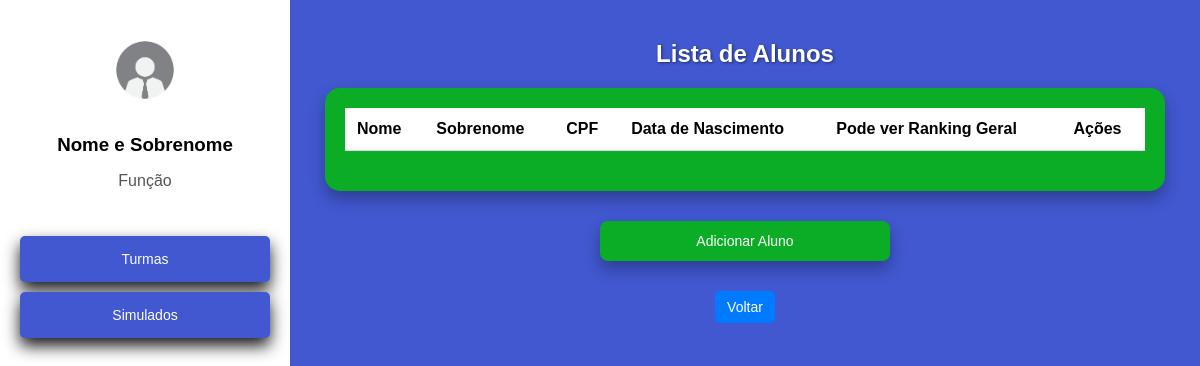
/cadastros/turmas/34/alunos/ (signed in), run on an earlier commit of the app's database.
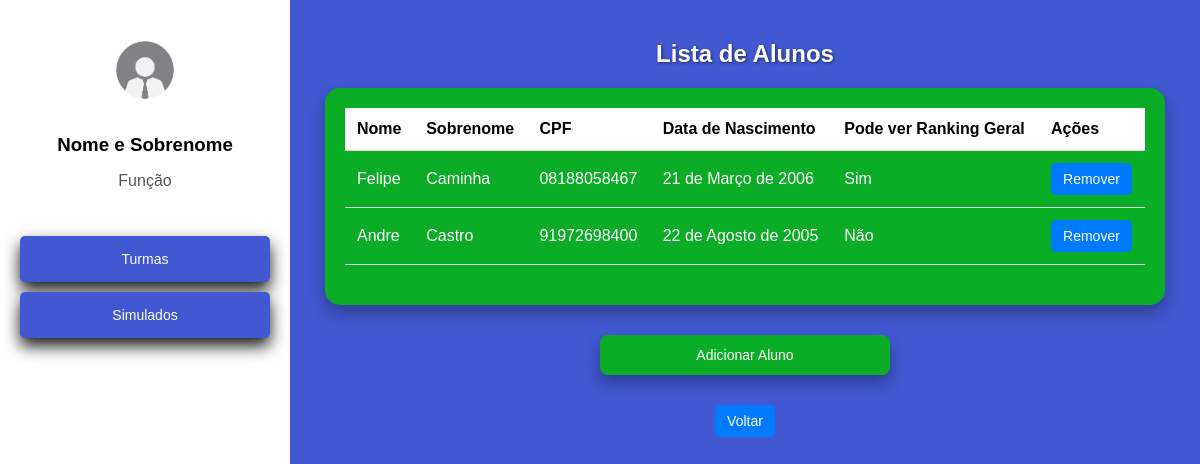
And on a later commit of the database.
### cadastros/models.py (models this page shows, shortened)
class Aluno(models.Model):
    user = models.OneToOneField(User, on_delete=models.CASCADE, null=True)
    nome = models.CharField(max_length=50)
    sobrenome = models.CharField(max_length=50)
    cpf = models.CharField(max_length=11, unique=True)
    data_nascimento = models.DateField()
    idade_em_dias = models.PositiveIntegerField(editable=False)
    turma = models.ForeignKey('Turma', on_delete=models.CASCADE, related_name='alunos')
    is_ver_geral = models.BooleanField(default=False, verbose_name="Permissão para Visualizar Ranking Geral")

### cadastros/views.py (the view, shortened to what this page needs)
# urls.py: path('turmas/<int:turma_id>/alunos/', AlunoView.as_view(), name='alunos'),
class AlunoView(LoginRequiredMixin, View):
    login_url = '/login/'
    template_name_list = 'alunos.html'
    template_name_add = 'adicionar_aluno.html'
    def get(self, request, turma_id=None):
        if request.path.endswith('adicionar/'):
            return render(request, self.template_name_add, {'turma_id': turma_id})
        elif turma_id:
            alunos = AlunoMediator.listar_alunos(turma_id)
            return render(request, self.template_name_list, {'alunos': alunos, 'turma_id': turma_id})
        else:
            return redirect('turmas')

### cadastros/mediators.py (called while the page is built)
    @staticmethod
    def listar_alunos(turma_id):
        return Aluno.objects.filter(turma__id=turma_id)

### cadastros/templates/alunos.html (shortened to what this page needs)
<!DOCTYPE html>
<html lang="pt-br">
<head>
</head>
<body>
    <div class="sidebar">
        <div class="profile">
            <img src="/static/imgfunc.jpg" alt="funcionario" width="100" height="100">
            <h3>Nome e Sobrenome</h3>
            <p>Função</p>
        </div>
        <nav>
            <a href="{% url 'turmas' %}" class="btn btn-primary">Turmas</a>
            <a href="{% url 'simulados' %}" class="btn btn-primary">Simulados</a>
        </nav>
    </div>
    <div class="container">
        <h2>Lista de Alunos</h2>
        <div class="table-container">
            <table>
                <thead>
                    <tr>
                        <th>Nome</th>
                        <th>Sobrenome</th>
                        <th>CPF</th>
                        <th>Data de Nascimento</th>
                        <th>Pode ver Ranking Geral</th>
                        <th>Ações</th>
                    </tr>
                </thead>
                <tbody>
                    {% for aluno in alunos %}
                    <tr>
                        <td>{{ aluno.nome }}</td>
                        <td>{{ aluno.sobrenome }}</td>
                        <td>{{ aluno.cpf }}</td>
                        <td>{{ aluno.data_nascimento }}</td>
                        {% if aluno.is_ver_geral%}
                            <td>Sim</td>
                        {%else%}
                            <td>Não</td>
                        {%endif%}
                        <td>
                            <button class="btn-remover btn btn-danger" data-bs-toggle="modal" data-bs-target="#confirmarRemocaoModal" data-id="{{ aluno.id }}">Remover</button>
                        </td>
                    </tr>
                    {% endfor %}
                </tbody>
            </table>
        </div>
        <a href="{% url 'adicionar_aluno' turma_id=turma_id %}" class="add-aluno">Adicionar Aluno</a>
        <div class="button-container">
            <button onclick="window.history.back()" class="btn btn-secondary">Voltar</button>
        </div>
    </div>
</body>
</html>

What changed in the data, as far as the page shows it:
added Aluno: nome "Felipe", sobrenome "Caminha", cpf "08188058467", data_nascimento "21 de Março de 2006", is_ver_geral "Sim"
added Aluno: nome "Andre", sobrenome "Castro", cpf "91972698400", data_nascimento "22 de Agosto de 2005", is_ver_geral "Não"
